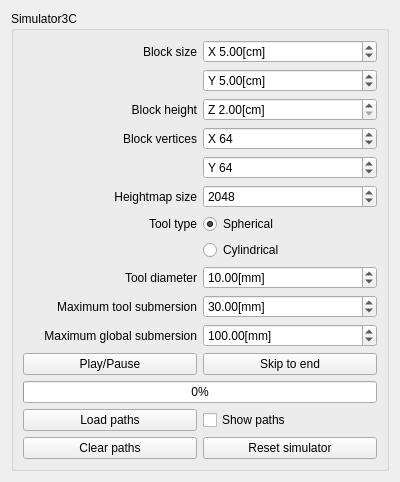
<?xml version="1.0" encoding="UTF-8"?>
<ui version="4.0">
 <class>Simulator3CControl</class>
 <widget class="QWidget" name="Simulator3CControl">
  <property name="geometry">
   <rect>
    <x>0</x>
    <y>0</y>
    <width>400</width>
    <height>455</height>
   </rect>
  </property>
  <property name="windowTitle">
   <string>Form</string>
  </property>
  <layout class="QGridLayout" name="gridLayout">
   <item row="1" column="0">
    <widget class="QGroupBox" name="simGroupBox">
     <property name="title">
      <string>Simulator3C</string>
     </property>
     <layout class="QGridLayout" name="gridLayout_3">
      <item row="3" column="0">
       <widget class="QLabel" name="label_2">
        <property name="text">
         <string>Block height</string>
        </property>
        <property name="alignment">
         <set>Qt::AlignRight|Qt::AlignTrailing|Qt::AlignVCenter</set>
        </property>
       </widget>
      </item>
      <item row="12" column="1">
       <widget class="QDoubleSpinBox" name="globalSubmersion">
        <property name="suffix">
         <string>[mm]</string>
        </property>
        <property name="maximum">
         <double>1000.000000000000000</double>
        </property>
        <property name="value">
         <double>100.000000000000000</double>
        </property>
       </widget>
      </item>
      <item row="13" column="1">
       <widget class="QPushButton" name="pushButton_2">
        <property name="text">
         <string>Skip to end</string>
        </property>
       </widget>
      </item>
      <item row="7" column="1">
       <widget class="QSpinBox" name="heightmapSize">
        <property name="minimum">
         <number>512</number>
        </property>
        <property name="maximum">
         <number>8192</number>
        </property>
        <property name="value">
         <number>2048</number>
        </property>
       </widget>
      </item>
      <item row="13" column="0">
       <widget class="QPushButton" name="simPlayPause">
        <property name="text">
         <string>Play/Pause</string>
        </property>
       </widget>
      </item>
      <item row="1" column="1">
       <widget class="QDoubleSpinBox" name="blockSizeX">
        <property name="prefix">
         <string notr="true">X </string>
        </property>
        <property name="suffix">
         <string>[cm]</string>
        </property>
        <property name="minimum">
         <double>2.000000000000000</double>
        </property>
        <property name="maximum">
         <double>50.000000000000000</double>
        </property>
        <property name="value">
         <double>5.000000000000000</double>
        </property>
       </widget>
      </item>
      <item row="4" column="0">
       <widget class="QLabel" name="label_4">
        <property name="text">
         <string>Block vertices</string>
        </property>
        <property name="alignment">
         <set>Qt::AlignRight|Qt::AlignTrailing|Qt::AlignVCenter</set>
        </property>
       </widget>
      </item>
      <item row="2" column="1">
       <widget class="QDoubleSpinBox" name="blockSizeY">
        <property name="prefix">
         <string>Y </string>
        </property>
        <property name="suffix">
         <string>[cm]</string>
        </property>
        <property name="minimum">
         <double>2.000000000000000</double>
        </property>
        <property name="maximum">
         <double>50.000000000000000</double>
        </property>
        <property name="value">
         <double>5.000000000000000</double>
        </property>
       </widget>
      </item>
      <item row="10" column="0">
       <widget class="QLabel" name="label_7">
        <property name="text">
         <string>Tool diameter</string>
        </property>
        <property name="alignment">
         <set>Qt::AlignRight|Qt::AlignTrailing|Qt::AlignVCenter</set>
        </property>
       </widget>
      </item>
      <item row="8" column="0">
       <widget class="QLabel" name="label_6">
        <property name="text">
         <string>Tool type</string>
        </property>
        <property name="alignment">
         <set>Qt::AlignRight|Qt::AlignTrailing|Qt::AlignVCenter</set>
        </property>
       </widget>
      </item>
      <item row="7" column="0">
       <widget class="QLabel" name="label_3">
        <property name="text">
         <string>Heightmap size</string>
        </property>
        <property name="alignment">
         <set>Qt::AlignRight|Qt::AlignTrailing|Qt::AlignVCenter</set>
        </property>
       </widget>
      </item>
      <item row="16" column="0">
       <widget class="QPushButton" name="pushButton">
        <property name="text">
         <string>Load paths</string>
        </property>
       </widget>
      </item>
      <item row="10" column="1">
       <widget class="QDoubleSpinBox" name="toolDiameter">
        <property name="suffix">
         <string>[mm]</string>
        </property>
        <property name="minimum">
         <double>0.500000000000000</double>
        </property>
        <property name="maximum">
         <double>20.000000000000000</double>
        </property>
        <property name="singleStep">
         <double>0.500000000000000</double>
        </property>
        <property name="value">
         <double>10.000000000000000</double>
        </property>
       </widget>
      </item>
      <item row="8" column="1">
       <widget class="QRadioButton" name="toolSphere">
        <property name="text">
         <string>Spherical</string>
        </property>
        <property name="checked">
         <bool>true</bool>
        </property>
       </widget>
      </item>
      <item row="4" column="1">
       <widget class="QSpinBox" name="blockVerticesX">
        <property name="suffix">
         <string/>
        </property>
        <property name="prefix">
         <string>X </string>
        </property>
        <property name="minimum">
         <number>16</number>
        </property>
        <property name="maximum">
         <number>512</number>
        </property>
        <property name="value">
         <number>64</number>
        </property>
       </widget>
      </item>
      <item row="9" column="1">
       <widget class="QRadioButton" name="toolCylinder">
        <property name="text">
         <string>Cylindrical</string>
        </property>
       </widget>
      </item>
      <item row="5" column="1">
       <widget class="QSpinBox" name="BlockVerticesY">
        <property name="prefix">
         <string>Y </string>
        </property>
        <property name="minimum">
         <number>16</number>
        </property>
        <property name="maximum">
         <number>512</number>
        </property>
        <property name="value">
         <number>64</number>
        </property>
       </widget>
      </item>
      <item row="1" column="0">
       <widget class="QLabel" name="label">
        <property name="text">
         <string>Block size</string>
        </property>
        <property name="alignment">
         <set>Qt::AlignRight|Qt::AlignTrailing|Qt::AlignVCenter</set>
        </property>
       </widget>
      </item>
      <item row="12" column="0">
       <widget class="QLabel" name="label_9">
        <property name="text">
         <string>Maximum global submersion</string>
        </property>
        <property name="alignment">
         <set>Qt::AlignRight|Qt::AlignTrailing|Qt::AlignVCenter</set>
        </property>
       </widget>
      </item>
      <item row="3" column="1">
       <widget class="QDoubleSpinBox" name="blockHeight">
        <property name="prefix">
         <string>Z </string>
        </property>
        <property name="suffix">
         <string>[cm]</string>
        </property>
        <property name="minimum">
         <double>2.000000000000000</double>
        </property>
       </widget>
      </item>
      <item row="16" column="1">
       <widget class="QCheckBox" name="pathsShow">
        <property name="layoutDirection">
         <enum>Qt::LeftToRight</enum>
        </property>
        <property name="text">
         <string>Show paths</string>
        </property>
        <property name="tristate">
         <bool>false</bool>
        </property>
       </widget>
      </item>
      <item row="11" column="0">
       <widget class="QLabel" name="label_5">
        <property name="text">
         <string>Maximum tool submersion</string>
        </property>
        <property name="alignment">
         <set>Qt::AlignRight|Qt::AlignTrailing|Qt::AlignVCenter</set>
        </property>
       </widget>
      </item>
      <item row="11" column="1">
       <widget class="QDoubleSpinBox" name="toolSubmersion">
        <property name="suffix">
         <string>[mm]</string>
        </property>
        <property name="maximum">
         <double>100.000000000000000</double>
        </property>
        <property name="value">
         <double>30.000000000000000</double>
        </property>
       </widget>
      </item>
      <item row="14" column="0" colspan="2">
       <widget class="QProgressBar" name="simProgress">
        <property name="value">
         <number>0</number>
        </property>
       </widget>
      </item>
      <item row="17" column="0">
       <widget class="QPushButton" name="pushButton_3">
        <property name="enabled">
         <bool>true</bool>
        </property>
        <property name="text">
         <string>Clear paths</string>
        </property>
       </widget>
      </item>
      <item row="17" column="1">
       <widget class="QPushButton" name="pushButton_4">
        <property name="text">
         <string>Reset simulator</string>
        </property>
       </widget>
      </item>
     </layout>
    </widget>
   </item>
  </layout>
 </widget>
 <resources/>
 <connections/>
</ui>
